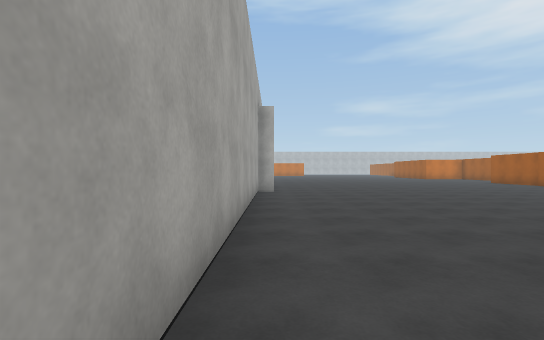
view 1 (above)

24 first-person views from a walk through a 3-D level made in the Unity game engine. The camera is 1.4 m above the floor, looks level and sees 85° across. The floor is counted in squares, 2 m on a side. Each view is taken from the middle of a square. On the plan, view 1 faces up. The plan holds only what a view shows up to about 10 squares ahead; the rest is blank. The place goes on beyond the plan. The player character is not drawn. Surface patterns are stand-ins for the level's own textures.

view 2
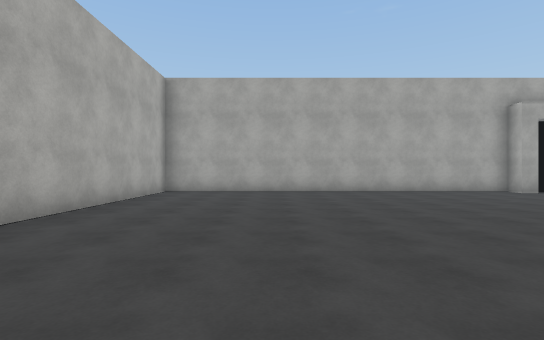

view 3
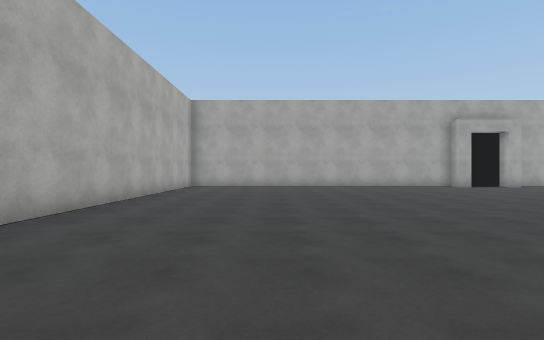

view 4
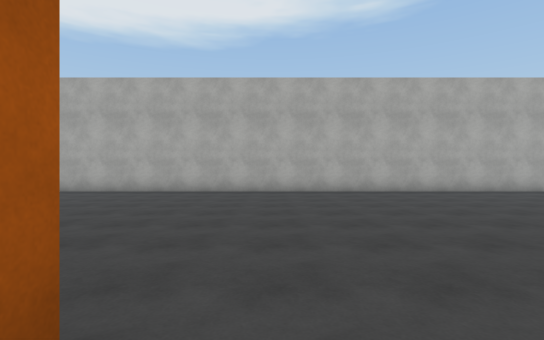

view 5
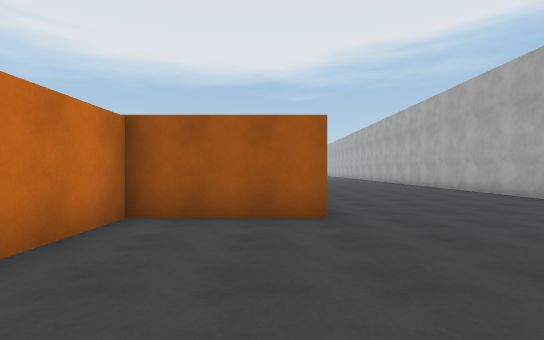

view 6
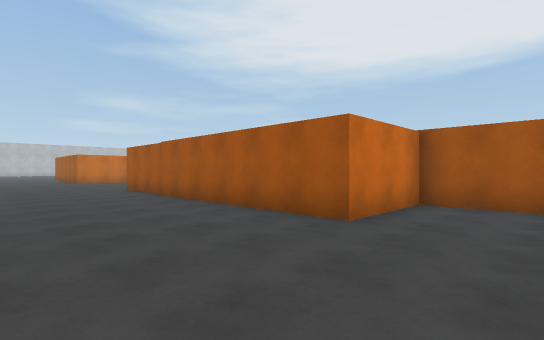

view 7
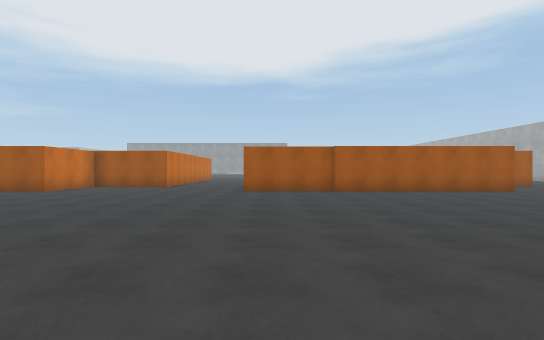

view 8
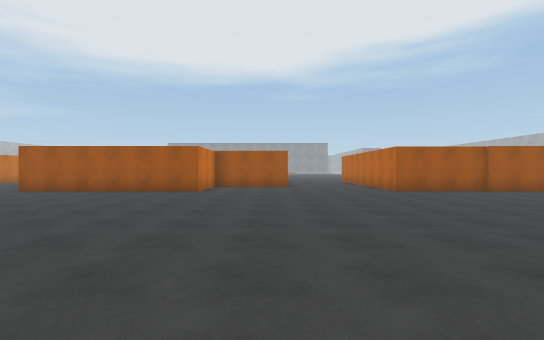

view 9
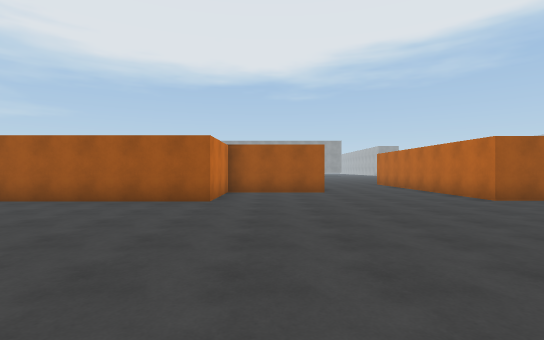

view 10
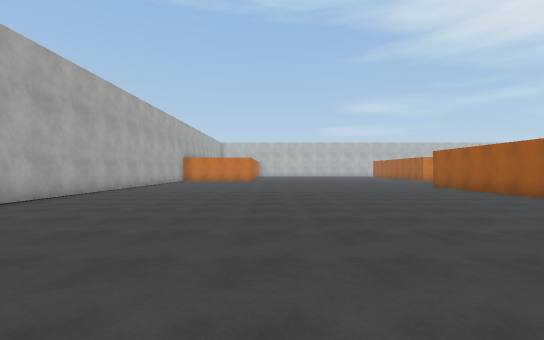

view 11
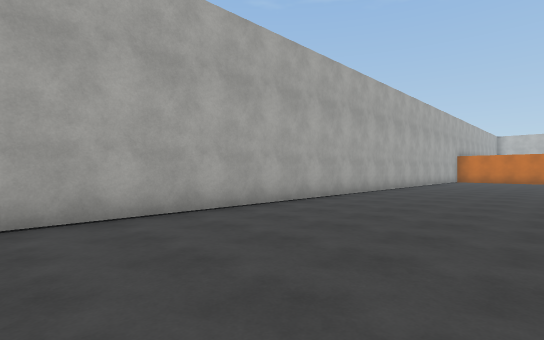

view 12
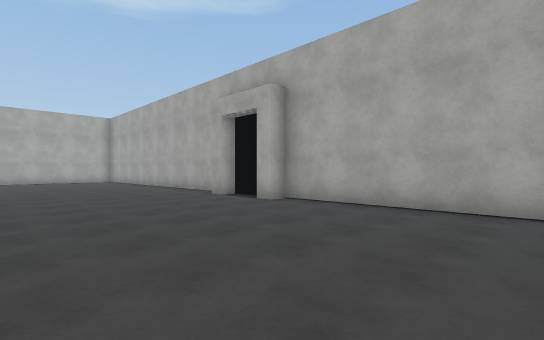

view 13
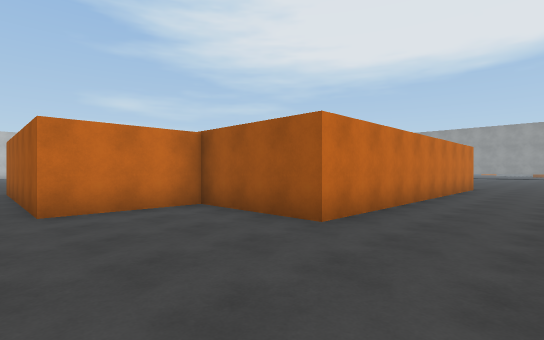

view 14
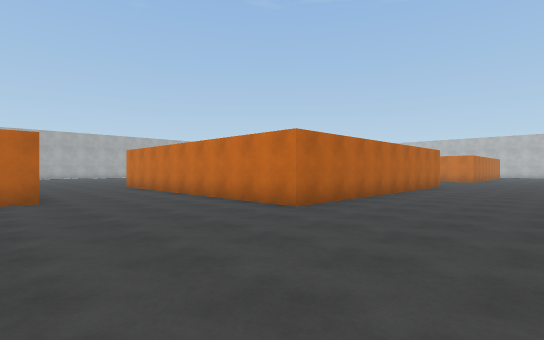

view 15
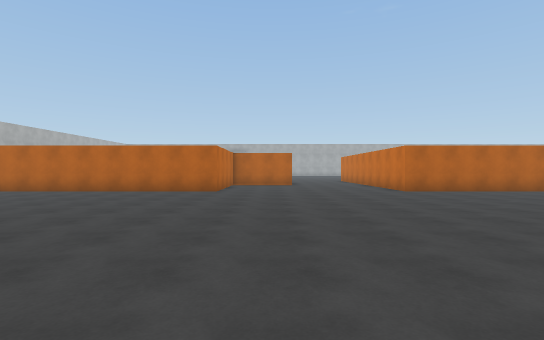

view 16
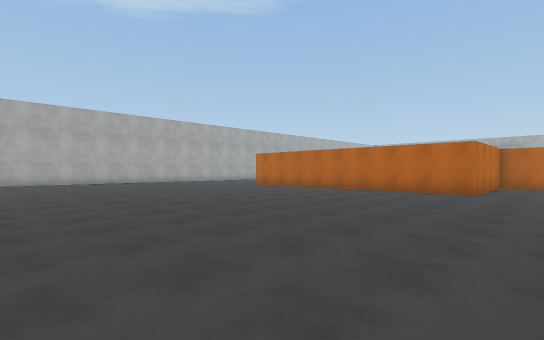

view 17
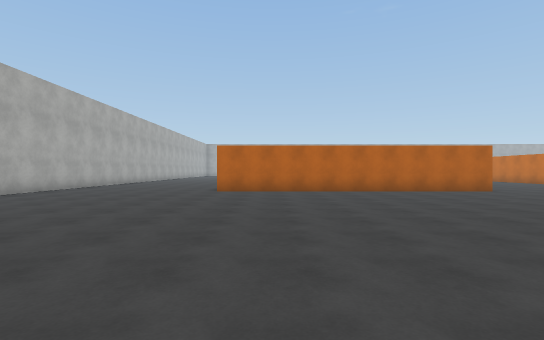

view 18
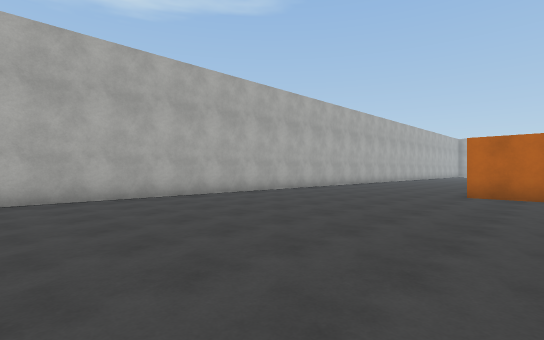

view 19
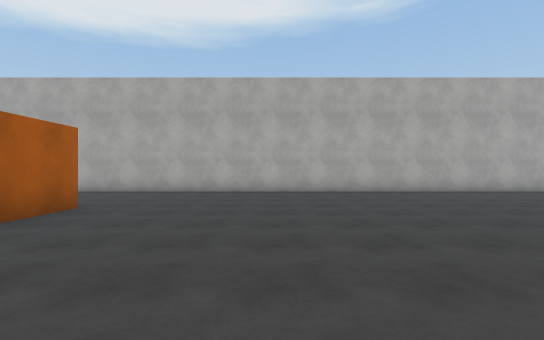

view 20
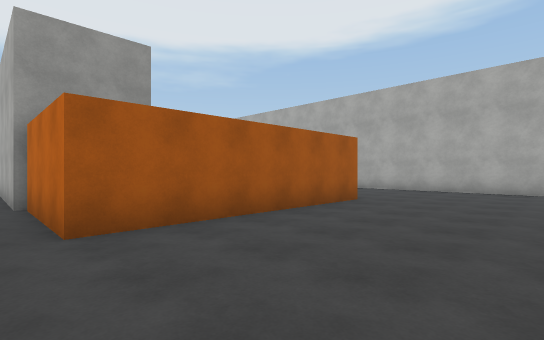

view 21
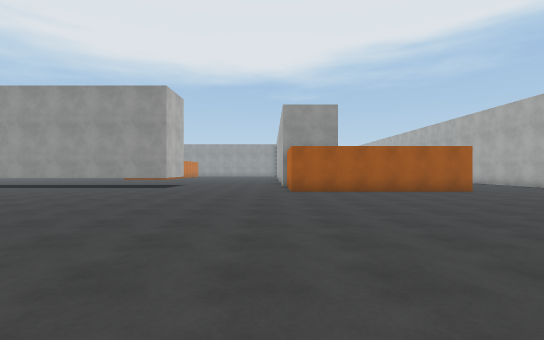

view 22
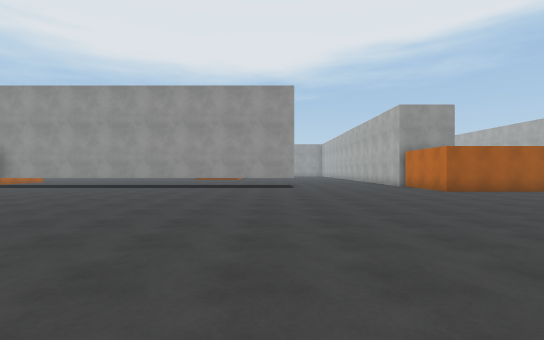

view 23
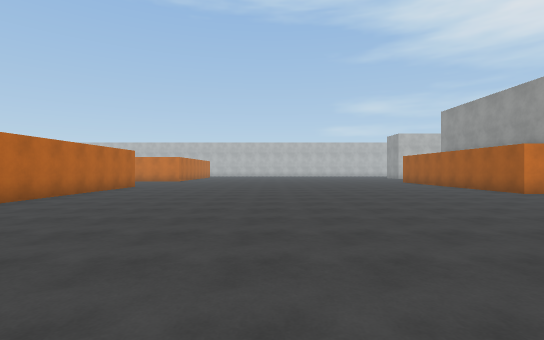

view 24
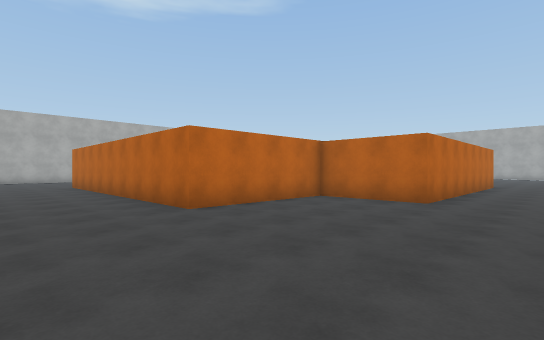

### Floor plan
Points are (right, up) in squares from view 1. A wall is a line through its corners. A room is listed if a view was taken in it or the views show most of it. See-through windows are left out.
Room 1 (views 1, 2, 3, 4, 5, 6, 7, 8, 9, 10, 11, 12, 13, 14, 15, 16, 17, 18, 19, 20, 21, 22, 23, 24)
walls: (14.3, 4.1) (14.3, 7.1) (11.6, 7.1) (11.6, 15.9) (19.3, 15.9) (19.3, 13.2) (23.3, 13.2) (23.3, 4.1); (23.3, 26) (23.3, 19.3) (14.3, 19.3) (14.3, 22.4) (11.6, 22.4) (11.6, 26.5); (23, -1.4) (37.5, -1.4); (37, 24.7) (36.4, 24.7) (36.4, 26); (36.6, 2.5) (36.6, 8.4) (37.5, 8.4); (-0.4, 11) (-0.4, 10) (0.1, 10) (0.1, 9.5) (-0.4, 9.5) (-0.4, -1.4) (20, -1.4); (-0.4, 26) (-0.4, 12) (0.1, 12) (0.1, 11.5)

Where each view was taken, in squares from view 1:
view 1: 0 up, 0 right, facing up
view 2: 2 up, 9 right, facing left
view 3: 2 up, 12 right, facing left
view 4: 8 up, 11 right, facing down
view 5: 5 up, 10 right, facing right
view 6: 5 up, 8 right, facing up-right
view 7: 15 up, 2 right, facing right
view 8: 20 up, 2 right, facing right
view 9: 21 up, 5 right, facing right
view 10: 16 up, 5 right, facing up
view 11: 15 up, 4 right, facing up-left
view 12: 17 up, 5 right, facing down-left
view 13: 17 up, 11 right, facing up-right
view 14: 15 up, 27 right, facing up-left
view 15: 15 up, 33 right, facing left
view 16: 15 up, 33 right, facing down-left
view 17: 6 up, 33 right, facing left
view 18: 6 up, 32 right, facing down-left
view 19: 8 up, 33 right, facing down
view 20: 9 up, 33 right, facing down-right
view 21: 9 up, 27 right, facing right
view 22: 14 up, 27 right, facing right
view 23: 16 up, 29 right, facing up
view 24: 18 up, 26 right, facing down-left
